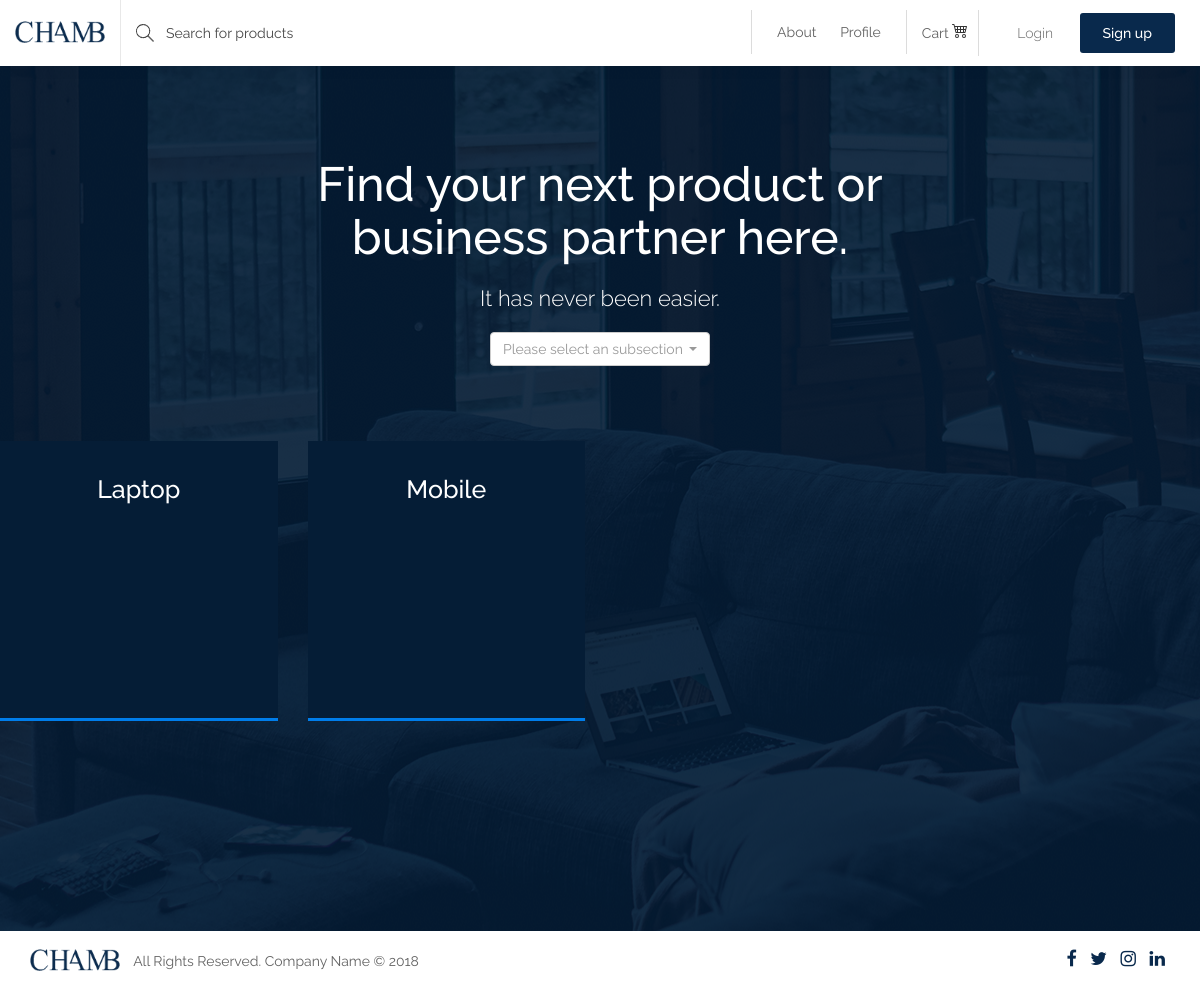
Before: /section/Electronics/ with the older database file.
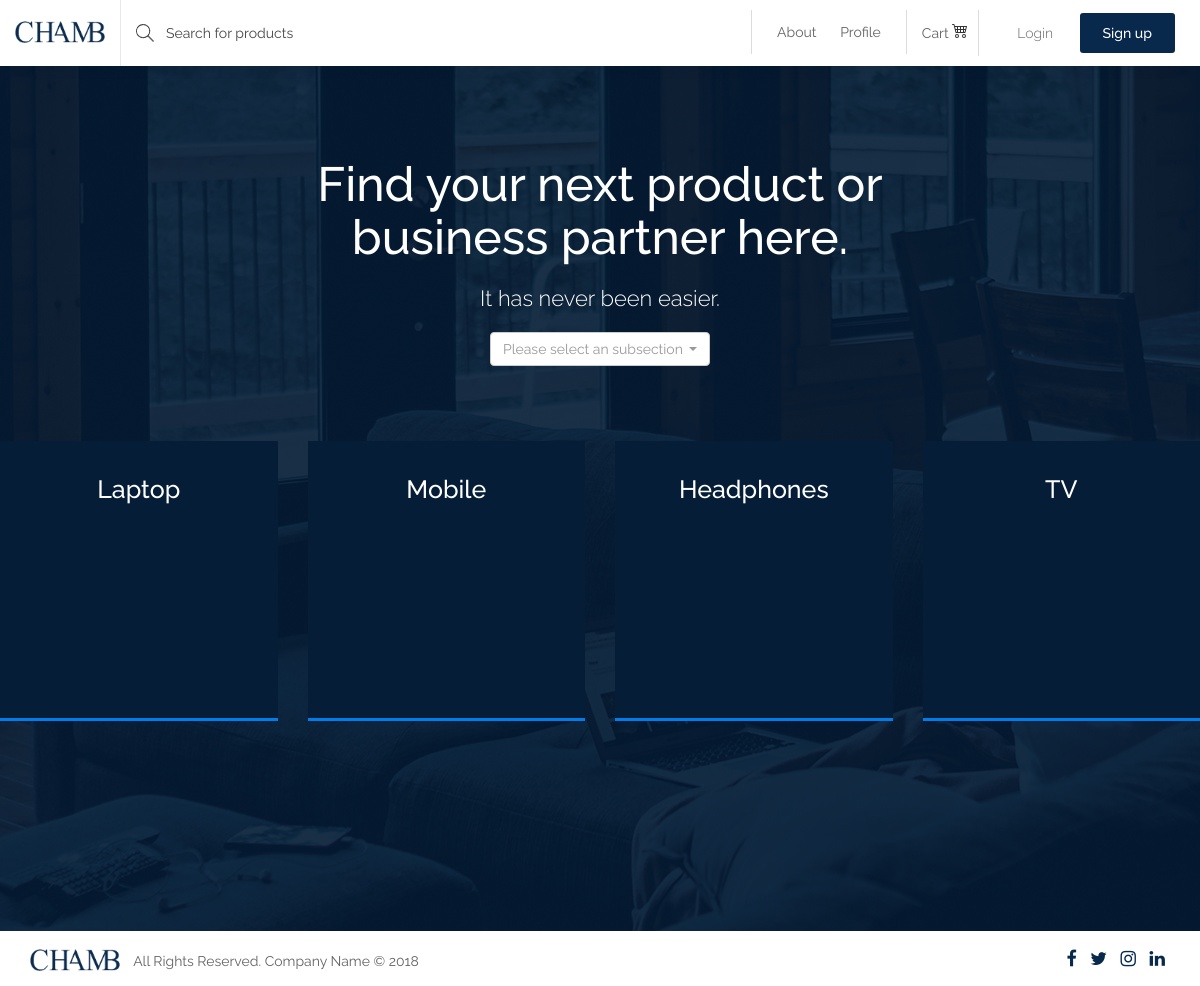
After: the same page with the newer database file.
### store/models.py (models this page shows)
class Product(models.Model):
    pid= models.AutoField(primary_key=True)
    pname = models.CharField(max_length=100,null=False)
    section = models.CharField(max_length=100,null=False)
    subsection = models.CharField(max_length=100,null=False)
    price=models.IntegerField(null=False)
    company=models.CharField(max_length=100,null=False)
    desc=models.CharField(max_length=10000,null=False)
    url1=models.CharField(max_length=10000)
    url2=models.CharField(max_length=10000)
    url3=models.CharField(max_length=10000)

### store/views.py (the view)
# urls.py: path('section/<str:SectionName>/',views.section,name='store-section'),
def section(request,SectionName):
    logged_in=False
    if request.user.is_authenticated:
        logged_in=True
        print(UserTable.objects.filter(username=str(request.user))[0].id)
    obj=Product.objects.filter(section=SectionName)
    subSection=set()
    subSectionObject=[]
    for itr in obj:
       if itr.subsection not in subSection:
          subSection.add(itr.subsection)
          subSectionObject.append(itr)
    ProductList=ListOfProducts
    context={
         'object':subSectionObject,
          'logged_in':logged_in,
        'productList':ProductList
    }
    return render(request,'category_main.html',context)

### template/category_main.html (shortened to what this page needs)
<!DOCTYPE html>
<html lang="en">
<head>
    <link rel="stylesheet" href="/static//static/css/font-awesome.min.css">
    <link rel="stylesheet" href="/static/css/bootstrap.min.css">
    <link rel="stylesheet" href="/static/css/animate-wow.css">
    <link rel="stylesheet" href="/static/css/style.css">
    <link rel="stylesheet" href="/static/css/bootstrap-select.min.css">
    <link rel="stylesheet" href="/static/css/slick.min.css">
    <link rel="stylesheet" href="/static/css/responsive.css">
</head>
<body>
    <header id="header" class="top-head">
        <nav class="navbar navbar-default">
           <div class="container-fluid">
              <div class="row">
                 <div class="col-md-4 col-sm-12 left-rs">
                    <div class="navbar-header">
                       <a href="/" class="navbar-brand"><img src="/static/images/logo.png" alt="" /></a>
                    </div>
                    <form class="navbar-form navbar-left web-sh">
                       <div class="form">
                        <input type="text" id="myInput" onkeyup="myFunction()" class="form-control" placeholder="Search for products">
                       </div>
                    </form>
                 </div>
                 <div class="col-md-8 col-sm-12">
                    <div class="right-nav">
                       <div class="login-sr">
                          <div class="login-signup">
                             <ul>
                                {% if logged_in == False %}
                                <li><a href="/login/">Login</a></li>
                                <li><a class="custom-b" href="/register/">Sign up</a></li>
                                {% else %}
                                <li><a href="/logout/">Logout</a></li>
                                {% endif %}
                             </ul>
                          </div>
                       </div>
                       <div class="help-r hidden-xs">
                          <div class="help-box">
                             <ul>
                                <li> <a href="/cart/"> Cart </a> </li>
                             </ul>
                          </div>
                       </div>
                       <div class="nav-b hidden-xs">
                          <div class="nav-box">
                             <ul>
                                <li><a href="/about-us/">About</a></li>
                                <li><a href="/profile/">Profile</a></li>
                             </ul>
                          </div>
                       </div>
                    </div>
                 </div>
              </div>
           </div>
        </nav>
     </header>
    <div class="page-content-product">
        <div class="main-product">
            <div class="container">
            <div class="row clearfix">
                <div class="find-box">
                    <h1>Find your next product or<br>business partner here.</h1>
                    <h4>It has never been easier.</h4>
                    <center>
                        <select class="selectpicker" onchange="if (this.value) window.location.href=this.value">
                           <option value="">Please select an subsection</option>
                        </select>
               </center>
                </div>
            </div>
            </div>
            <div class="row clearfix">
                {% for i in object %}
                <div class="col-lg-3 col-sm-6 col-md-3">
                    <a href="subsection/{{i.subsection}}">
                        <div class="box-img">
                        <h4>{{i.subsection}}</h4>
                        </div>
                    </a>
                </div>
                {% endfor %}
            </div>
            </div>
        </div>
    <footer>
        <div class="copyright">
            <div class="container">
                <div class="row">
                    <div class="col-md-8">
                    <p><img width="90" src="/static/images/logo.png" alt="#" style="margin-top: -5px;" /> All Rights Reserved. Company Name © 2018</p>
                    </div>
                    <div class="col-md-4">
                    <ul class="list-inline socials">
                        <li>
                            <a href="">
                            <i class="fa fa-facebook" aria-hidden="true"></i>
                            </a>
                        </li>
                        <li>
                            <a href="">
                            <i class="fa fa-twitter" aria-hidden="true"></i>
                            </a>
                        </li>
                        <li>
                            <a href="">
                            <i class="fa fa-instagram" aria-hidden="true"></i>
                            </a>
                        </li>
                        <li>
                            <a href="#">
                            <i class="fa fa-linkedin" aria-hidden="true"></i>
                            </a>
                        </li>
                    </ul>
                    </div>
                </div>
            </div>
        </div>
        </footer>
    </body>
</html>

### static/css/style.css (style rules this page uses)
body { font-family: 'Raleway', sans-serif; font-weight: 400; margin: 0px; overflow-x: hidden; padding: 0px; }
h1, h2, h3, h4, h5 { margin: 0 }
h1, h2, h3, h4, h5, h6 { margin: 0px; padding: 0px; }
ul, ol { list-style: none; margin: 0px; padding: 0px; }
a, a:hover, a:focus { -webkit-text-decoration: none; -moz-text-decoration: none; -ms-text-decoration: none; -o-text-decoration: none; text-decoration: none; transition: ease all 0.5s; }
img { max-width: 100%; height: auto; }
input, textarea { outline: none; border: none; resize: none; }
header .navbar { border-radius: 0px; }
#header.top-head { background: #fff; }
header .navbar-default { background-color: transparent; border: none; margin-bottom: 0px; position: relative; -webkit-box-shadow: 0 15px 19px -19px rgba(0, 0, 0, 0.1); box-shadow: 0 15px 19px -19px rgba(0, 0, 0, 0.1); }
header .navbar-default .navbar-header { z-index: 1030; position: relative; background: #fff; }
.navbar-brand { float: left; padding: 21px 15px; font-size: 18px; line-height: 20px; height: 66px; border-right: 1px solid #e8e8e8; }
.web-sh.navbar-form { padding: 16px 15px; margin: 0px; width: 72%; border: none; }
.navbar-brand>img { width: 90px; }
.web-sh.navbar-form input { width: 100%; background: none; border: none; box-shadow: none; background-image: url("../images/search-icon.png"); background-repeat: no-repeat; background-position: left; padding-left: 30px; color: #474747; font-weight: 400; }
.right-nav { float: right; padding-right: 10px; }
.login-sr { float: right; margin-left: 15px; }
.login-signup { padding: 13px 0px; }
.login-signup ul { margin: 0px; padding: 0px; list-style: none; }
.login-signup ul li { display: inline-block; }
.login-signup ul li a { font-family: 'Raleway', sans-serif; font-weight: 300; color: #636363; text-decoration: none; font-size: 14px; display: block; padding: 10px 23px; }
.login-signup ul li a.custom-b { background: #09294c; border-radius: 3px; font-family: 'Raleway', sans-serif; font-weight: 500; color: #fff; padding: 10px 23px; }
.help-r { float: right; }
.help-box { margin: 10px 0px; border-right: 1px solid #dcdcdc; }
.help-box ul { padding: 2px 10px 2px 0; }
.help-box ul li { margin: 0px; padding: 0px; display: inline-block; padding-left: 15px; }
.help-box ul li a { font-family: 'Raleway', sans-serif; font-weight: 400; color: #636363; text-decoration: none; font-size: 14px; line-height: 42px; }
.nav-b { float: right; }
.nav-box { margin: 10px 0px; border-right: 1px solid #dcdcdc; border-left: 1px solid #dcdcdc; padding: 0px 15px; }
.nav-box ul { padding: 12px 0px; }
.nav-box ul li { display: inline-block; }
.nav-box ul li a { font-family: 'Raleway', sans-serif; font-weight: 300; color: #636363; text-decoration: none; font-size: 14px; padding: 0px 10px; font-weight: 400; }
.main-product { background-color: #09284b; background-image: url('../images/bg_main.png'); padding-bottom: 180px; background-position: center center; }
.find-box { max-width: 780px; margin: 0 auto; width: 100%; padding: 92px 0px 75px 0px; }
.find-box h1 { font-family: 'Raleway', sans-serif; font-weight: 500; color: #fff; font-size: 48px; text-align: center; padding-bottom: 22px; }
.find-box h4 { font-family: 'Raleway', sans-serif; font-weight: 300; color: #fff; font-size: 22px; text-align: center; padding-bottom: 22px; }
.box-img { background: #051d36; text-align: center; padding-bottom: 30px; min-height: 280px; margin-bottom: 30px; position: relative; border-bottom: solid #007dea 3px; transition: ease all 0.5s; }
.box-img h4 { color: #fff; padding-top: 35px; padding-bottom: 30px; font-size: 25px; font-weight: 500; transition: all 0.3s ease 0s; letter-spacing: 0px; }
.copyright { background: #ffffff; }
.copyright p { margin-top: 20px; font-size: 14px; color: #636363; }
.copyright p img { margin-right: 10px; }
.copyright .socials { float: right; padding: 15px 0px; }
.copyright .socials { margin: 0px; }
.copyright .socials li { margin: 0px; }
.copyright .socials li a { color: #09294c; font-size: 18px; }

### static/css/responsive.css (style rules this page uses)
@media only screen and (min-width: 992px) and (max-width: 1200px) { .web-sh.navbar-form { width: 65%; } }

Changed rows visible on the page:
added Product: subsection "Headphones"
added Product: subsection "TV"
